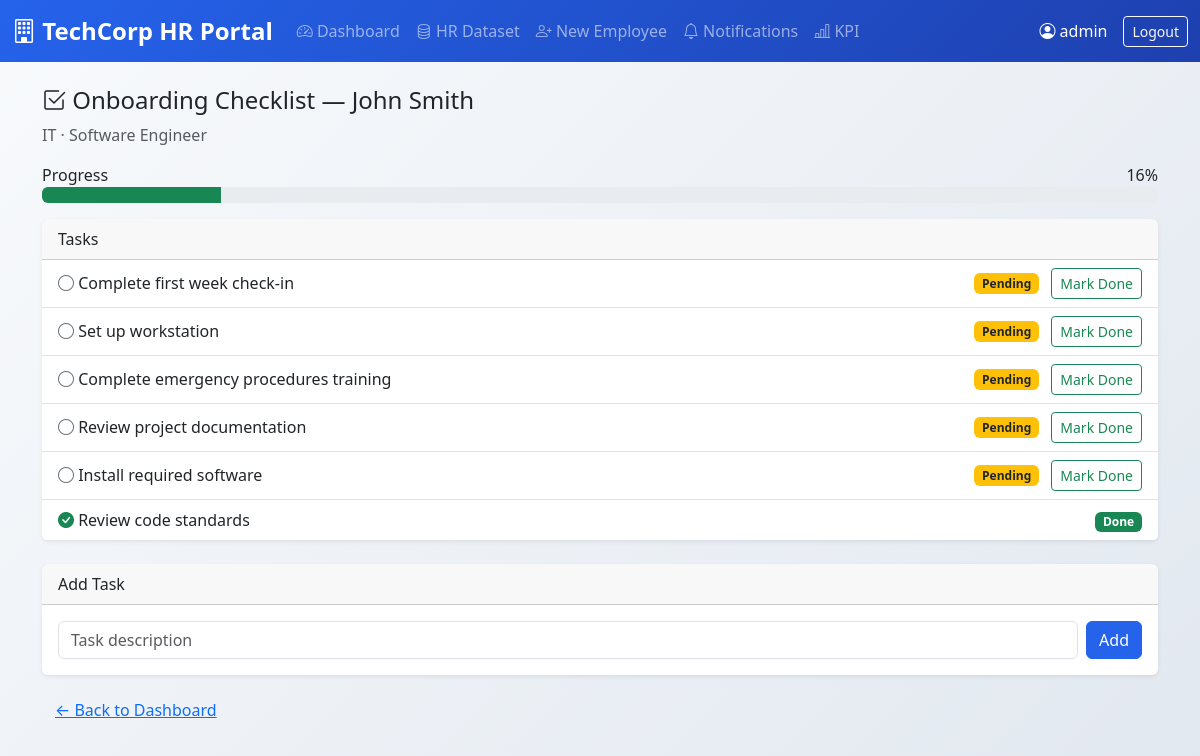
The page /checklist/2 (signed in) on the database its author committed.
### tables this page shows
CREATE TABLE employees(id INTEGER PRIMARY KEY, name TEXT, department TEXT, position TEXT, start_date TEXT);

CREATE TABLE tasks(id INTEGER PRIMARY KEY, employee_id INTEGER, task TEXT, status TEXT);

### app.py (the view)
@app.route("/checklist/<int:eid>")
@login_required
def checklist(eid):
    conn = get_db()
    emp   = conn.execute("SELECT * FROM employees WHERE id=?", (eid,)).fetchone()
    tasks = conn.execute("SELECT * FROM tasks WHERE employee_id=?", (eid,)).fetchall()
    conn.close()
    done  = sum(1 for t in tasks if t[3] == "Done")
    pct   = int(done / len(tasks) * 100) if tasks else 0
    return render_template("checklist.html", emp=emp, tasks=tasks, pct=pct)

### app.py (called while the page is built)
def get_db():
    return sqlite3.connect(DB)

def login_required(f):
    from functools import wraps
    @wraps(f)
    def wrapper(*args, **kwargs):
        if "user" not in session:
            return redirect("/")
        return f(*args, **kwargs)
    return wrapper

### templates/checklist.html
{% extends "base.html" %}
{% block content %}
<h4><i class="bi bi-check2-square"></i> Onboarding Checklist — {{ emp[1] }}</h4>
<p class="text-muted">{{ emp[2] }} · {{ emp[3] }}</p>
<div class="mb-3">
  <div class="d-flex justify-content-between"><span>Progress</span><span>{{ pct }}%</span></div>
  <div class="progress">
    <div class="progress-bar bg-success" style="width:{{ pct }}%"></div>
  </div>
</div>
<div class="card shadow-sm mb-4">
  <div class="card-header">Tasks</div>
  <ul class="list-group list-group-flush">
    {% for t in tasks %}
    <li class="list-group-item d-flex justify-content-between align-items-center">
      <span>
        {% if t[3] == 'Done' %}<i class="bi bi-check-circle-fill text-success"></i>{% else %}<i class="bi bi-circle text-secondary"></i>{% endif %}
        {{ t[2] }}
      </span>
      <span>
        <span class="badge {% if t[3]=='Done' %}bg-success{% else %}bg-warning text-dark{% endif %}">{{ t[3] }}</span>
        {% if t[3] != 'Done' %}
        <a href="/complete/{{ t[0] }}/{{ emp[0] }}" class="btn btn-sm btn-outline-success ms-2">Mark Done</a>
        {% endif %}
      </span>
    </li>
    {% else %}
    <li class="list-group-item text-muted">No tasks yet.</li>
    {% endfor %}
  </ul>
</div>
<div class="card shadow-sm">
  <div class="card-header">Add Task</div>
  <div class="card-body">
    <form method="post" action="/add_task/{{ emp[0] }}" class="d-flex gap-2">
      <input class="form-control" name="task" placeholder="Task description" required>
      <button class="btn btn-primary">Add</button>
    </form>
  </div>
</div>
<a href="/dashboard" class="btn btn-link mt-3">← Back to Dashboard</a>
{% endblock %}

### templates/base.html (style rules this page uses)
:root { --primary-color: #2563eb; --secondary-color: #1e40af; --accent-color: #3b82f6; --success-color: #059669; --warning-color: #d97706; --danger-color: #dc2626; }
.btn-primary { background: var(--primary-color); border-color: var(--primary-color); }
.card { box-shadow: 0 4px 6px -1px rgba(0, 0, 0, 0.1); border: none; }
body { background: linear-gradient(135deg, #f8fafc 0%, #e2e8f0 100%); min-height: 100vh; }

### rows shown on the page
employees: name "John Smith", department "IT", position "Software Engineer"
tasks: task "Complete first week check-in", status "Pending"
tasks: task "Set up workstation", status "Pending"
tasks: task "Complete emergency procedures training", status "Pending"
tasks: task "Review project documentation", status "Pending"
tasks: task "Install required software", status "Pending"
tasks: task "Review code standards", status "Done"

### other values the page prints
{{ session.user }} "admin"
{{ pct }} "16"
